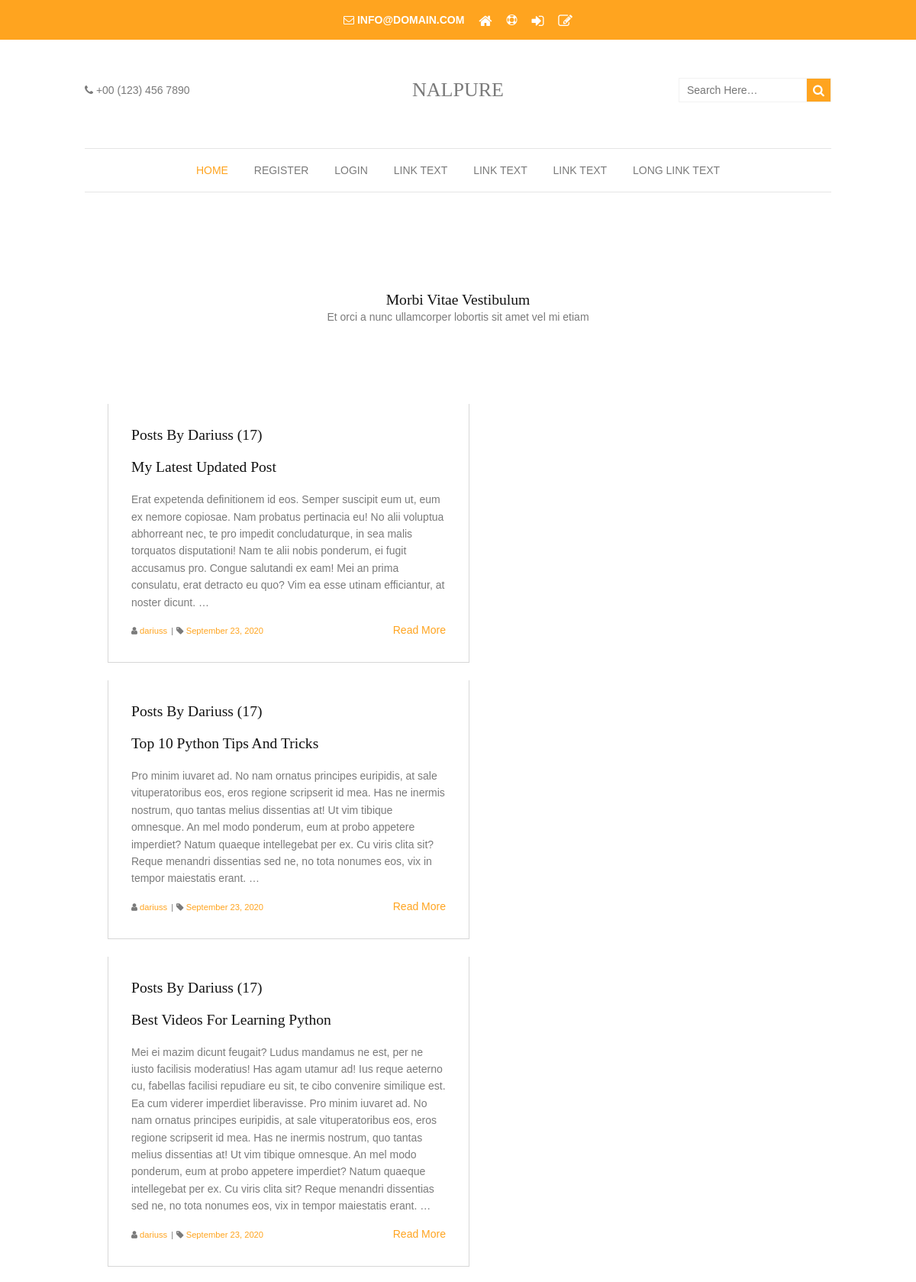
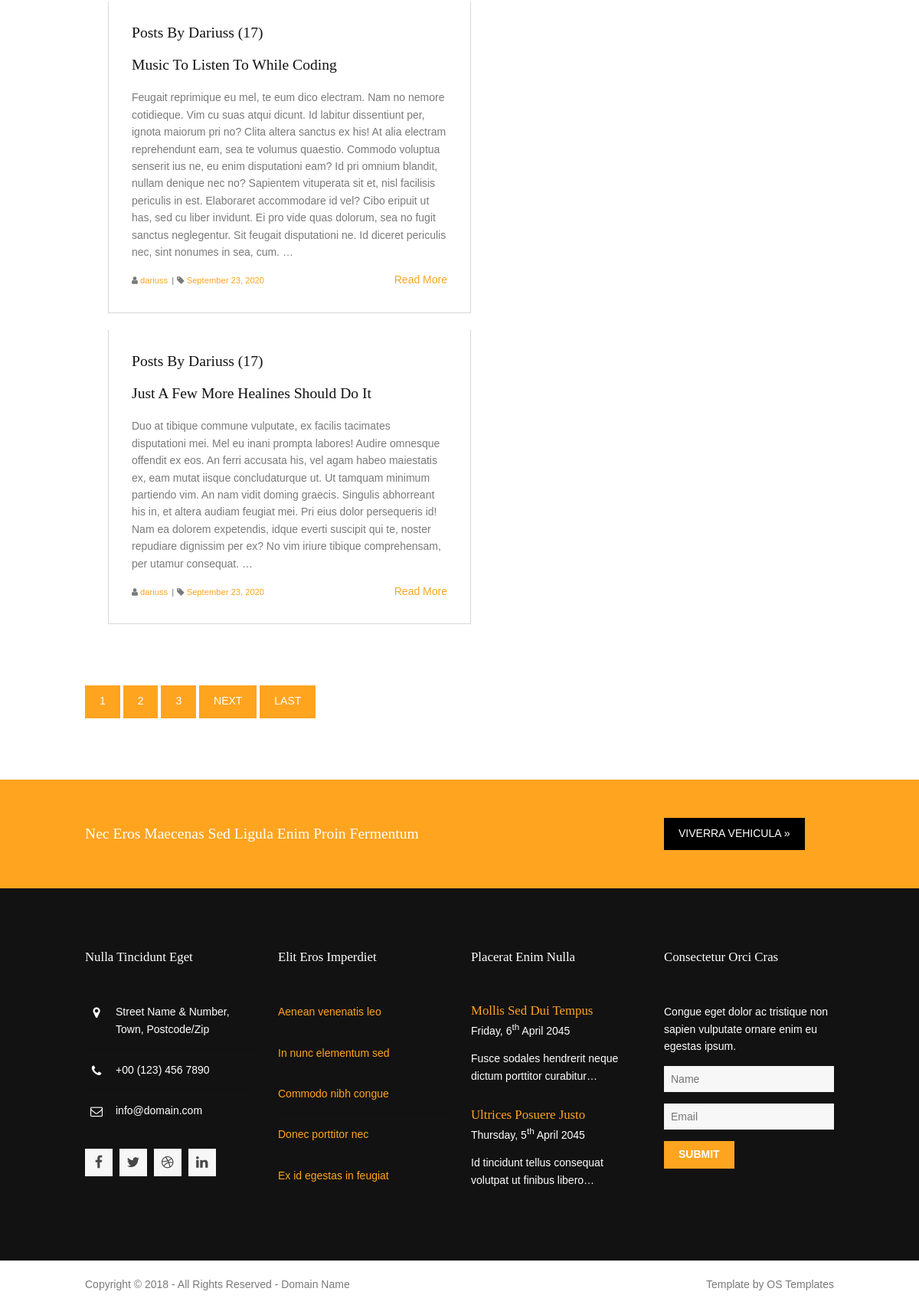
Screenshot of /user/dariuss with the database file from the repository (2 pictures, top to bottom).
### blog/models.py (models this page shows, shortened)
class Post(models.Model):
    title = models.CharField(max_length=100)
    content = models.TextField()
    date_posted = models.DateTimeField(default=timezone.now)
    author = models.ForeignKey(User, on_delete=models.CASCADE)

### blog/views.py (the view)
# urls.py: path('user/<str:username>', UserPostListView.as_view(), name='user-posts'),
class UserPostListView(ListView):
    model = Post
    template_name = 'blog/user_posts.html'
    context_object_name = 'posts'
    paginate_by = 5
    def get_queryset(self):
        user = get_object_or_404(User, username=self.kwargs.get('username'))
        return Post.objects.filter(author=user).order_by('-date_posted')

### blog/templates/blog/user_posts.html (shortened to what this page needs)
{% extends 'blog/base.html' %}
{% block content %}
<div class="wrapper row3">
    <section class="hoc container clear">
        <div class="sectiontitle">
            <h6 class="heading">Morbi vitae vestibulum</h6>
            <p>Et orci a nunc ullamcorper lobortis sit amet vel mi etiam</p>
        </div>
        <div class="group latest">
            {% for post in posts %}
            <article class="two_third"><a href="#"><img src="images/demo/474x356.png" alt=""></a>
                <div class="excerpt">
                    <h4 class="heading">Posts by {{ view.kwargs.username }} ({{ page_obj.paginator.count }})</h4>
                    <h6 class="heading">{{ post.title }}</h6>
                    <p>{{ post.content }} &hellip;</p>
                    <div class="clear">
                        <footer class=" fl_right"><a href="{% url 'post-detail' post.id %}">Read More</a></footer>
                        <ul class="nospace meta fl_left">
                            <li><i class="fa fa-user"></i> <a href="{% url 'user-posts' post.author.username %}">{{ post.author }}</a></li>
                            <li><i class="fa fa-tag"></i> <a href="#">{{ post.date_posted|date:"F d, Y" }}</a></li>
                        </ul>
                    </div>
                </div>
            </article>
            {% endfor %}
        </div>
        <div>
            {% if is_paginated %}
            {% for num in page_obj.paginator.page_range %}
            {% if page_obj.number == num %}
            <a href="?num={{ num }}" class="btn btn-info mb-4">{{ num }}</a>
            {% elif num > page_obj.number|add:'-3' and num < page_obj.number|add:'3' %}
            <a href="?page={{ num }}" class="btn btn-outline-info mb-4">{{ num }}</a>
            {% endif %}
            {% endfor %}
            {% if page_obj.has_next %}
            <a href="?page={{ page_obj.next_page_number }}" class="btn btn-outline-info mb-4">Next</a>
            <a href="?page={{ page_obj.paginator.num_pages }}" class="btn btn-outline-info mb-4">Last</a>
            {% endif %}
            {% endif %}
        </div>
    </section>
</div>
{% endblock content %}

### blog/templates/blog/base.html (shortened to what this page needs)
{% load static %}
<!DOCTYPE html>
<html lang="">
<head>
    <link href="{% static 'blog/layout/styles/layout.css' %}" rel="stylesheet" type="text/css" media="all">
</head>
<body id="top">
    <div class="wrapper row0">
        <div id="topbar" class="hoc clear">
            <ul class="nospace">
                <li><i class="fa fa-envelope-o"></i> info@domain.com</li>
                <li><a href="index.html"><i class="fa fa-lg fa-home"></i></a></li>
                <li><a href="#" title="Help Centre"><i class="fa fa-life-bouy"></i></a></li>
                <li><a href="#" title="Login"><i class="fa fa-lg fa-sign-in"></i></a></li>
                <li><a href="#" title="Sign Up"><i class="fa fa-lg fa-edit"></i></a></li>
            </ul>
        </div>
    </div>
    <div class="wrapper row1">
        <header id="header" class="hoc clear">
            <section>
                <div><i class="fa fa-phone"></i> +00 (123) 456 7890</div>
                <div>
                    <h1 id="logo"><a href="index.html">Nalpure</a></h1>
                </div>
                <div>
                    <form class="clear" method="post" action="#">
                        <fieldset>
                            <input type="search" value="" placeholder="Search Here&hellip;">
                            <button class="fa fa-search" type="submit" title="Search"><em>Search</em></button>
                        </fieldset>
                    </form>
                </div>
            </section>
            <nav id="mainav">
                <ul class="clear">
                    <li class="active"><a href="{% url 'blog-home' %}">Home</a></li>
                    {% if user.is_authenticated %}
                        <li><a href="{% url 'post-create' %}">New Post</a></li>
                        <li><a href="{% url 'profile' %}">Profile</a></li>
                        <li><a href="{% url 'logout' %}">Logout</a></li>
                    {% else %}
                        <li><a href="{% url 'register' %}">Register</a></li>
                        <li><a href="{% url 'login' %}">Login</a></li>
                    {% endif %}
                    <li><a href="#">Link Text</a></li>
                    <li><a href="#">Link Text</a></li>
                    <li><a href="#">Link Text</a></li>
                    <li><a href="#">Long Link Text</a></li>
                </ul>
            </nav>
        </header>
    </div>
    {% block content %}{% endblock content %}
    <div class="wrapper coloured">
        <article class="hoc cta clear">
            <h6 class="three_quarter first">Nec eros maecenas sed ligula enim proin fermentum</h6>
            <footer class="one_quarter"><a class="btn" href="#">Viverra vehicula &raquo;</a></footer>
        </article>
    </div>
    <div class="wrapper row4">
        <footer id="footer" class="hoc clear">
            <div class="one_quarter first">
                <h6 class="heading">Nulla tincidunt eget</h6>
                <ul class="nospace btmspace-30 linklist contact">
                    <li><i class="fa fa-map-marker"></i>
                        <address>
                            Street Name &amp; Number, Town, Postcode/Zip
                        </address>
                    </li>
                    <li><i class="fa fa-phone"></i> +00 (123) 456 7890</li>
                    <li><i class="fa fa-envelope-o"></i> info@domain.com</li>
                </ul>
                <ul class="faico clear">
                    <li><a class="faicon-facebook" href="#"><i class="fa fa-facebook"></i></a></li>
                    <li><a class="faicon-twitter" href="#"><i class="fa fa-twitter"></i></a></li>
                    <li><a class="faicon-dribble" href="#"><i class="fa fa-dribbble"></i></a></li>
                    <li><a class="faicon-linkedin" href="#"><i class="fa fa-linkedin"></i></a></li>
                </ul>
            </div>
            <div class="one_quarter">
                <h6 class="heading">Elit eros imperdiet</h6>
                <ul class="nospace linklist">
                    <li><a href="#">Aenean venenatis leo</a></li>
                    <li><a href="#">In nunc elementum sed</a></li>
                    <li><a href="#">Commodo nibh congue</a></li>
                    <li><a href="#">Donec porttitor nec</a></li>
                    <li><a href="#">Ex id egestas in feugiat</a></li>
                </ul>
            </div>
            <div class="one_quarter">
                <h6 class="heading">Placerat enim nulla</h6>
                <article class="btmspace-30">
                    <h6 class="nospace font-x1"><a href="#">Mollis sed dui tempus</a></h6>
                    <time class="smallfont" datetime="2045-04-06">Friday, 6<sup>th</sup> April 2045</time>
                    <p>Fusce sodales hendrerit neque dictum porttitor curabitur&hellip;</p>
                </article>
                <article>
                    <h6 class="nospace font-x1"><a href="#">Ultrices posuere justo</a></h6>
                    <time class="smallfont" datetime="2045-04-05">Thursday, 5<sup>th</sup> April 2045</time>
                    <p>Id tincidunt tellus consequat volutpat ut finibus libero&hellip;</p>
                </article>
            </div>
            <div class="one_quarter">
                <h6 class="heading">Consectetur orci cras</h6>
                <p class="nospace btmspace-15">Congue eget dolor ac tristique non sapien vulputate ornare enim eu
                    egestas ipsum.</p>
                <form method="post" action="#">
                    <fieldset>
                        <input class="btmspace-15" type="text" value="" placeholder="Name">
                        <input class="btmspace-15" type="text" value="" placeholder="Email">
                        <button type="submit" value="submit">Submit</button>
                    </fieldset>
                </form>
            </div>
        </footer>
    </div>
    <div class="wrapper row5">
        <div id="copyright" class="hoc clear">
            <p class="fl_left">Copyright &copy; 2018 - All Rights Reserved - <a href="#">Domain Name</a></p>
            <p class="fl_right">Template by <a target="_blank" href="https://www.os-templates.com/"
                    title="Free Website Templates">OS Templates</a></p>
        </div>
    </div>
</body>
</html>

### blog/static/blog/layout/styles/framework.css (style rules this page uses)
html { overflow-y:scroll; overflow-x:hidden; }
html, body { margin:0; padding:0; font-size:14px; line-height:1.6em; }
*, *::before, *::after { box-sizing:border-box; }
.nospace { margin:0; padding:0; list-style:none; }
.btn { display:inline-block; padding:8px 18px 10px; text-transform:uppercase; border:1px solid; }
.clear, .group { display:block; }
.clear::before, .clear::after, .group::before, .group::after { display:table; content:""; }
.clear, .clear::after, .group, .group::after { clear:both; }
a { outline:none; text-decoration:none; }
.fl_left, .imgl { float:left; }
.fl_right, .imgr { float:right; }
body, input, textarea, select { font-family:Verdana, Geneva, sans-serif; }
h1, h2, h3, h4, h5, h6, .heading { font-family:Georgia, "Times New Roman", Times, serif; }
form, fieldset, legend { margin:0; padding:0; border:none; }
label, input, textarea, select, button { display:block; resize:none; outline:none; color:inherit; font-size:inherit; font-family:inherit; vertical-align:middle; }
h1, h2, h3, h4, h5, h6, .heading { margin:0 0 20px 0; font-size:1.4rem; line-height:normal; font-weight:normal; text-transform:capitalize; }
address { font-style:normal; font-weight:normal; }
.font-x1 { font-size:1.2rem; }
.wrapper { display:block; width:100%; margin:0; padding:0; text-align:left; word-wrap:break-word; }
.hoc { display:block; margin:0 auto; }
address, article, aside, figcaption, figure, footer, header, main, nav, section { display:block; margin:0; padding:0; }
.one_half, .one_third, .two_third, .one_quarter, .two_quarter, .three_quarter { display:inline-block; float:left; margin:0 0 0 3.06748466257669%; list-style:none; }
.first { margin-left:0; clear:left; }
.one_quarter { width:22.69938650306748%; }
.two_third { width:65.6441717791411%; }
.three_quarter { width:74.23312883435584%; }
.btmspace-15 { margin-bottom:15px; }
.btmspace-30 { margin-bottom:30px; }

### rows the page displays
Post: kwargs.username "Dariuss", paginator.count "17", title "My Latest Updated Post", content "Erat expetenda definitionem id eos. Semper suscipit eum ut, eum ex nemore copiosae. Nam probatus pertinacia eu! No alii voluptua abhorreant nec, te pro impedit concludaturque, in sea malis torquatos disputationi! Nam te alii nobis ponderum, ei fugit accusamus pro. Congue salutandi ex eam! Mei an prima consulatu, erat detracto eu quo? Vim ea esse utinam efficiantur, at noster dicunt.", author "dariuss", date_posted "September 23, 2020"
Post: kwargs.username "Dariuss", paginator.count "17", title "Top 10 Python Tips And Tricks", content "Pro minim iuvaret ad. No nam ornatus principes euripidis, at sale vituperatoribus eos, eros regione scripserit id mea. Has ne inermis nostrum, quo tantas melius dissentias at! Ut vim tibique omnesque. An mel modo ponderum, eum at probo appetere imperdiet? Natum quaeque intellegebat per ex. Cu viris clita sit? Reque menandri dissentias sed ne, no tota nonumes eos, vix in tempor maiestatis erant.", author "dariuss", date_posted "September 23, 2020"
Post: kwargs.username "Dariuss", paginator.count "17", title "Best Videos For Learning Python", content "Mei ei mazim dicunt feugait? Ludus mandamus ne est, per ne iusto facilisis moderatius! Has agam utamur ad! Ius reque aeterno cu, fabellas facilisi repudiare eu sit, te cibo convenire similique est. Ea cum viderer imperdiet liberavisse. Pro minim iuvaret ad. No nam ornatus principes euripidis, at sale vituperatoribus eos, eros regione scripserit id mea. Has ne inermis nostrum, quo tantas melius dissentias at! Ut vim tibique omnesque. An mel modo ponderum, eum at probo appetere imperdiet? Natum quaeque intellegebat per ex. Cu viris clita sit? Reque menandri dissentias sed ne, no tota nonumes eos, vix in tempor maiestatis erant.", author "dariuss", date_posted "September 23, 2020"
Post: kwargs.username "Dariuss", paginator.count "17", title "Music To Listen To While Coding", content "Feugait reprimique eu mel, te eum dico electram. Nam no nemore cotidieque. Vim cu suas atqui dicunt. Id labitur dissentiunt per, ignota maiorum pri no? Clita altera sanctus ex his! At alia electram reprehendunt eam, sea te volumus quaestio. Commodo voluptua senserit ius ne, eu enim disputationi eam? Id pri omnium blandit, nullam denique nec no? Sapientem vituperata sit et, nisl facilisis periculis in est. Elaboraret accommodare id vel? Cibo eripuit ut has, sed cu liber invidunt. Ei pro vide quas dolorum, sea no fugit sanctus neglegentur. Sit feugait disputationi ne. Id diceret periculis nec, sint nonumes in sea, cum.", author "dariuss", date_posted "September 23, 2020"
Post: kwargs.username "Dariuss", paginator.count "17", title "Just A Few More Healines Should Do It", content "Duo at tibique commune vulputate, ex facilis tacimates disputationi mei. Mel eu inani prompta labores! Audire omnesque offendit ex eos. An ferri accusata his, vel agam habeo maiestatis ex, eam mutat iisque concludaturque ut. Ut tamquam minimum partiendo vim. An nam vidit doming graecis. Singulis abhorreant his in, et altera audiam feugiat mei. Pri eius dolor persequeris id! Nam ea dolorem expetendis, idque everti suscipit qui te, noster repudiare dignissim per ex? No vim iriure tibique comprehensam, per utamur consequat.", author "dariuss", date_posted "September 23, 2020"

### other values shown
{{ num }} "1"
{{ num }} "2" "3"
